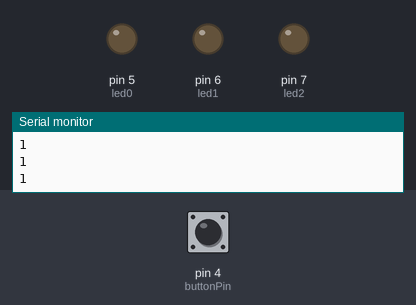
Simulated run of this sketch. Board: Arduino Uno, built with avr-gcc and run on an emulated ATmega328P. On the bench: output pins drawn as LEDs (lit = HIGH), the last lines printed to the serial monitor. Dashed ring = blinking. The test bench sets the inputs (shaded band); at power-on: pin 4 (buttonPin) HIGH.

Above: at 1.2 s.
1.3 s: pin 4 (buttonPin) pulled LOW for 3.2 s
At 3.7 s:
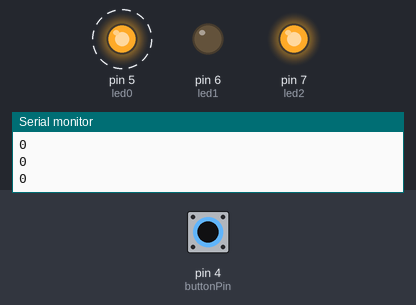
At 4.7 s:
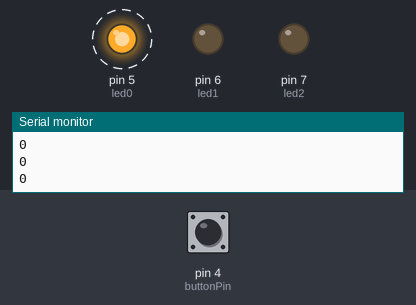
6.0 s: pin 4 (buttonPin) pulled LOW for 1 s
At 7.8 s:
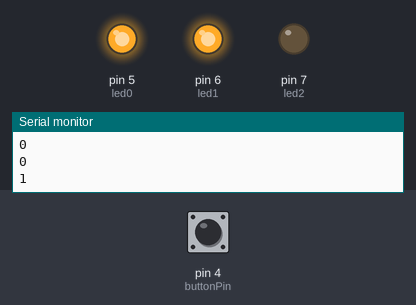
Timing chart, 0 to 9.3 s (numbered marks = the images above; inputs shaded):
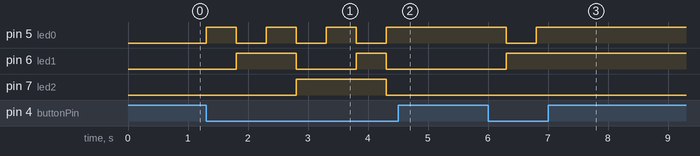

The sketch:

3_LEDS_Robert_-_Oriol.ino
```cpp
/**********************************************************************************
**                                                                               **
**                              Array de 3 LEDs                                  **
**                                                                               **
**                                                                               **
**********************************************************************************/
//********** Includes *************************************************************
//********** Variables ************************************************************
 int n = 0;
const int led0 = 5;          // donar nom al pin 5 de l’Arduino
const int led1 = 6;          // donar nom al pin 6 de l’Arduino
const int led2 = 7;          // donar nom al pin 7 de l’Arduino
const int buttonPin = 4;     // donar nom al pin 2 de l’Arduino
const int buttonState = 0 ;
//********** Setup ****************************************************************
void setup()
{
  Serial.begin(9600);
  pinMode(led0, OUTPUT);     // definir el pin 5 com una sortida
  pinMode(led1, OUTPUT);     // definir el pin 6 com una sortida
  pinMode(led2, OUTPUT);     // definir el pin 7 com una sortida
  pinMode(buttonPin, INPUT); // definir el pin 2 com una entrada

}
//********** Loop *****************************************************************
void loop()
{
  Serial.println( digitalRead (buttonPin));
  if (  digitalRead(buttonPin) == LOW )
  {

   n = n+1;
   if (n == 7)
   {
     n = 0;
   }
  }

   if (n == 1)
   {
    digitalWrite(led0, HIGH);    // posar a 5V el pin 5  1
    digitalWrite(led1, LOW);    // posar a 5V el pin 6
    digitalWrite(led2, LOW);    // posar a 5V el pin 7
    delay(500);                  // es queden leds 500ms encesos
   }
   if (n == 2)
     {
  digitalWrite(led0, LOW);     // posar a 0V el pin 5  2
  digitalWrite(led1, HIGH);     // posar a 0V el pin 6
  digitalWrite(led2, LOW);     // posar a 0V el pin 7


  delay(500);
    }// es queden leds 500ms apagats

   if (n == 3)
     {
  digitalWrite(led0, HIGH);     // posar a 0V el pin 5  3
  digitalWrite(led1, HIGH);     // posar a 0V el pin 6
  digitalWrite(led2, LOW);     // posar a 0V el pin 7


  delay(500);                  // es queden leds 500ms apagats
  }
   if (n == 4)
    {
  digitalWrite(led0, LOW);     // posar a 0V el pin 5  4
  digitalWrite(led1, LOW);     // posar a 0V el pin 6
  digitalWrite(led2, HIGH);     // posar a 0V el pin 7


  delay(500);                  // es queden leds 500ms apagats
     }
   if (n == 5)
    {
  digitalWrite(led0, HIGH);     // posar a 0V el pin 5  5
  digitalWrite(led1, LOW);     // posar a 0V el pin 6
  digitalWrite(led2, HIGH);     // posar a 0V el pin 7


  delay(500);                  // es queden leds 500ms apagats
      }
   if (n == 6)
    {
  digitalWrite(led0, LOW);     // posar a 0V el pin 5  6
  digitalWrite(led1, HIGH);     // posar a 0V el pin 6
  digitalWrite(led2, HIGH);     // posar a 0V el pin 7


  delay(500);                  // es queden leds 500ms apagats
   }

 if(n == 7)
 {
  digitalWrite(led0, HIGH);     // posar a 0V el pin 5   7
  digitalWrite(led1, HIGH);     // posar a 0V el pin 6
  digitalWrite(led2, HIGH);     // posar a 0V el pin 7


  delay(500);                  // es queden leds 500ms apagats
   }


}


//********** Funcions *************************************************************
```

Measured:
- after the input at 1.3 s, pin 5 (led0): alternates HIGH for 0.50 s and LOW for 0.50 s, 7 changes in all, then stays HIGH, starting at once; pin 6 (led1): LOW → HIGH after 0.50 s, → LOW 1.0 s later, → HIGH 1.0 s later, → LOW 0.50 s later; pin 7 (led2): LOW → HIGH after 1.5 s, → LOW 1.5 s later
- after the input at 6.0 s, pin 5 (led0): HIGH → LOW after 0.30 s, → HIGH 0.50 s later; pin 6 (led1): LOW → HIGH after 0.30 s
